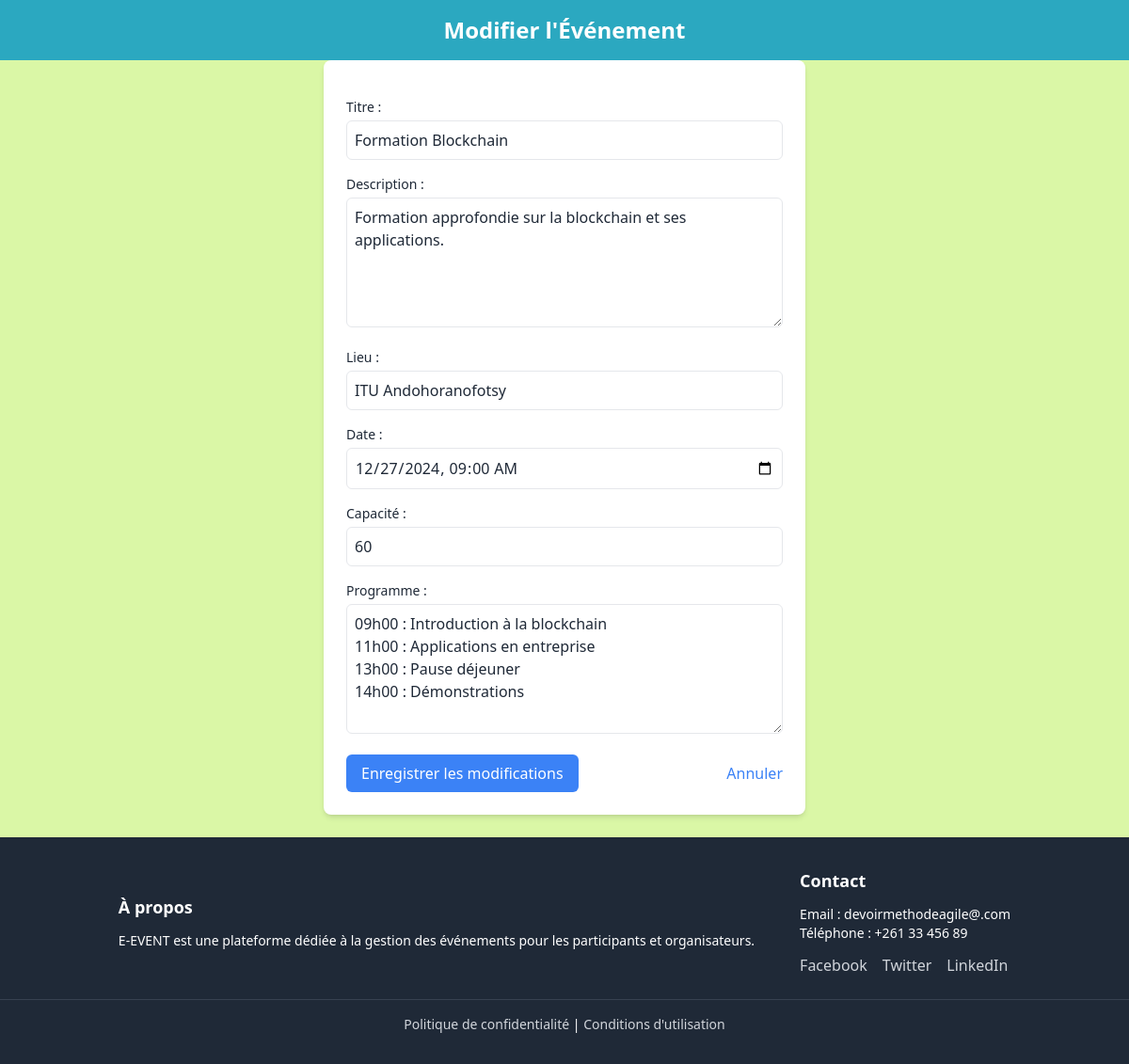
Screenshot of /modifier_evenement/6/ (signed in) with the database file from the repository.
### evenement/models.py (models this page shows, shortened)
class Evenement(models.Model):
    titre = models.CharField(max_length=200)
    description = models.TextField()
    lieu = models.CharField(max_length=300)
    date = models.DateTimeField()
    capacite = models.PositiveIntegerField()
    programme = models.TextField()
    organisateur = models.ForeignKey(
        settings.AUTH_USER_MODEL, on_delete=models.CASCADE, related_name='evenements_organises'
    )

### evenement/views.py (the view, shortened to what this page needs)
# urls.py: path('modifier_evenement/<int:id>/', views.modifier_evenement, name='modifier_evenement'),
@login_required
def modifier_evenement(request, id):
    evenement = get_object_or_404(Evenement, id=id, organisateur=request.user)
    return render(request, 'modifier_evenement.html', {'evenement': evenement})

### evenement/templates/modifier_evenement.html (shortened to what this page needs)
<!DOCTYPE html>
<html lang="fr">
<head>
    <script src="https://cdn.tailwindcss.com"></script>
</head>
<body class="bg-[#DAF7A6] text-gray-800 min-h-screen flex flex-col">
    <header class="bg-[#2ba8c0] text-white py-4">
        <div class="container mx-auto text-center">
            <h1 class="text-2xl font-bold">Modifier l'Événement</h1>
        </div>
    </header>
    <main class="flex-grow flex items-center justify-center">
        <form method="POST" action="" class="bg-white p-6 rounded-lg shadow-md w-full max-w-lg space-y-4">
            <div>
                <label for="titre" class="block text-sm font-medium">Titre :</label>
                <input type="text" id="titre" name="titre" value="{{ evenement.titre }}" required
                    class="mt-1 w-full p-2 border rounded-md">
            </div>
            <div>
                <label for="description" class="block text-sm font-medium">Description :</label>
                <textarea id="description" name="description" rows="5" required
                    class="mt-1 w-full p-2 border rounded-md">{{ evenement.description }}</textarea>
            </div>
            <div>
                <label for="lieu" class="block text-sm font-medium">Lieu :</label>
                <input type="text" id="lieu" name="lieu" value="{{ evenement.lieu }}" required
                    class="mt-1 w-full p-2 border rounded-md">
            </div>
            <div>
                <label for="date" class="block text-sm font-medium">Date :</label>
                <input type="datetime-local" id="date" name="date" value="{{ evenement.date|date:'Y-m-d\TH:i' }}" required
                    class="mt-1 w-full p-2 border rounded-md">
            </div>
            <div>
                <label for="capacite" class="block text-sm font-medium">Capacité :</label>
                <input type="number" id="capacite" name="capacite" value="{{ evenement.capacite }}" required
                    class="mt-1 w-full p-2 border rounded-md">
            </div>
            <div>
                <label for="programme" class="block text-sm font-medium">Programme :</label>
                <textarea id="programme" name="programme" rows="5" required
                    class="mt-1 w-full p-2 border rounded-md">{{ evenement.programme }}</textarea>
            </div>
            <div class="flex items-center justify-between">
                <button type="submit" class="bg-blue-500 text-white py-2 px-4 rounded-md hover:bg-blue-600">
                    Enregistrer les modifications
                </button>
                <a href="{% url 'organisateur_dashboard' %}" class="text-blue-500 hover:underline">Annuler</a>
            </div>
        </form>
    </main>
    <footer class="bg-gray-800 text-white py-8 mt-6">
        <div class="container mx-auto px-4 flex flex-col md:flex-row justify-center items-center space-y-6 md:space-y-0 md:space-x-12">
            <div class="text-center md:text-left">
                <h5 class="text-lg font-bold mb-3">À propos</h5>
                <p class="text-sm">
                    E-EVENT est une plateforme dédiée à la gestion des événements pour les participants et organisateurs.
                </p>
            </div>
            <div class="text-center md:text-left">
                <h5 class="text-lg font-bold mb-3">Contact</h5>
                <p class="text-sm">Email : devoirmethodeagile@.com</p>
                <p class="text-sm">Téléphone : +261 33 456 89</p>
                <div class="mt-3 flex justify-center md:justify-start space-x-4">
                    <a href="#" class="text-gray-300 hover:text-white"> Facebook</a>
                    <a href="#" class="text-gray-300 hover:text-white"> Twitter</a>
                    <a href="#" class="text-gray-300 hover:text-white"> LinkedIn</a>
                </div>
            </div>
        </div>
        <div class="border-t border-gray-700 mt-6 pt-4 text-center">
            <p class="text-sm">
                <a href="#" class="text-gray-300 hover:text-white">Politique de confidentialité</a> |
                <a href="#" class="text-gray-300 hover:text-white">Conditions d'utilisation</a>
            </p>
        </div>
    </footer>
</body>
</html>

### rows the page displays
Evenement: titre "Formation Blockchain", description "Formation approfondie sur la blockchain et ses applications.", lieu "ITU Andohoranofotsy", date "12/27/2024 09:00", capacite "60", programme "09h00 : Introduction à la blockchain 11h00 : Applications en entreprise 13h00 : Pause déjeuner 14h00 : Démonstrations"
